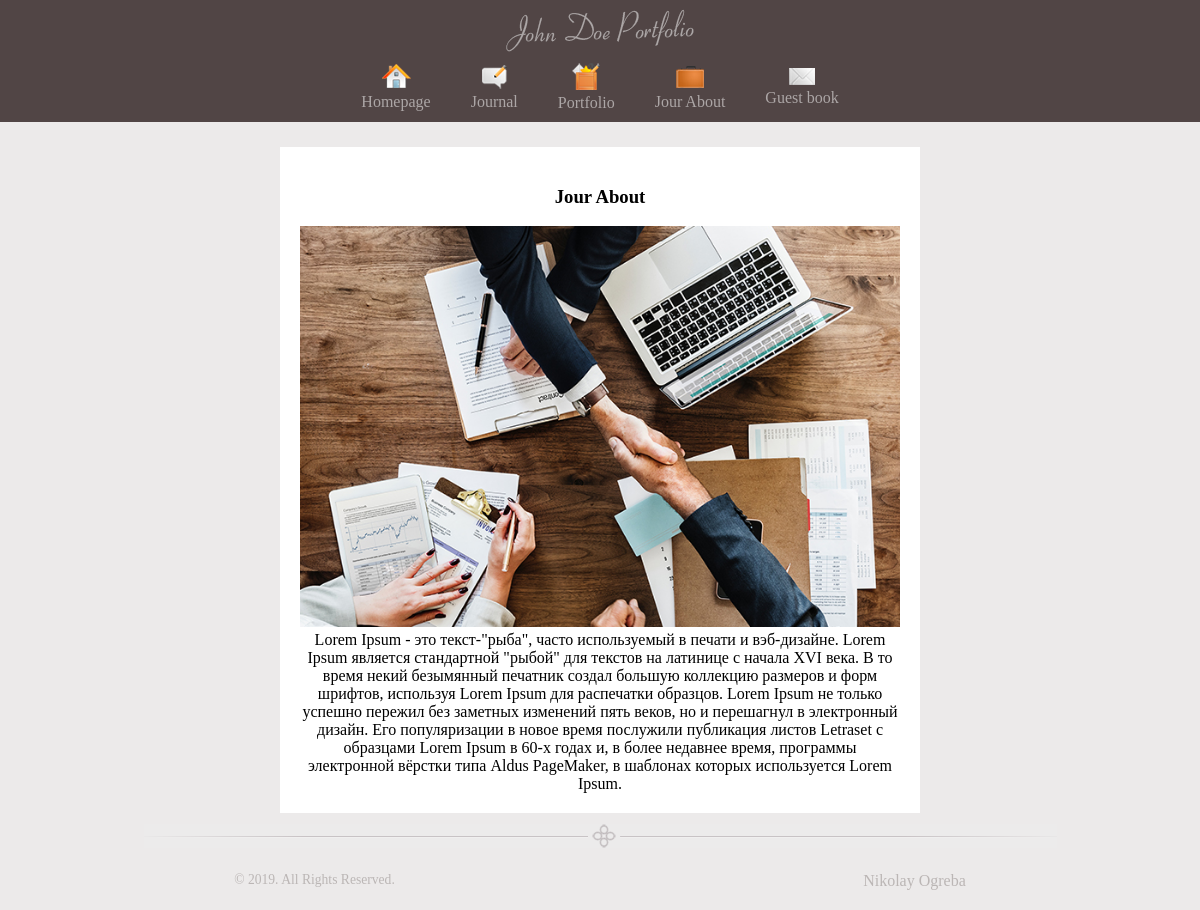
The page /?view=page&page_id=4 on the database its author committed.
### tables this page shows
CREATE TABLE IF NOT EXISTS `pages` (
  `id` tinyint(3) unsigned NOT NULL,
  `metaKey` varchar(255) NOT NULL,
  `metaDes` varchar(255) NOT NULL,
  `iconImg` varchar(255) NOT NULL DEFAULT 'notImg.png',
  `imgPage` varchar(255) NOT NULL DEFAULT 'no img',
  `titleSite` varchar(255) NOT NULL,
  `textSite` text NOT NULL,
  `namePage` varchar(255) NOT NULL DEFAULT 'no name'
);

### controller/controller.php (called while the page is built, shortened)
<?php
    $pages = get_full_pages();
    $view = empty($_GET['view']) ? 'guest_book' : $_GET['view'];
    switch($view) {
    	case('page'):
    		if(isset($_GET['page_id'])) {
    			$get_page_id = abs( (int)$_GET['page_id'] );
    			$page = get_page($get_page_id);
    		}
    	break;
    }
    require(TEMPLATE . 'index.php');

### index.php (called while the page is built, shortened)
<?php
	require(CONTROLLER);
?>

### model/model.php (called while the page is built, shortened)
<?php
	function get_full_pages()
	{
		$query = "SELECT `id`, `iconImg`, `titleSite`, `namePage` FROM `pages`";
		$res_select_pages = mysqli_query($GLOBALS['db'], $query) or die(mysqli_error($GLOBALS['db']));
		$get_array_pages = [];
		while($row = mysqli_fetch_assoc($res_select_pages)) {
			$get_array_pages[] = $row;
		}
		return $get_array_pages;
	}
	function get_page($get_page_id)
	{
		$query = "SELECT `metaKey`, `metaDes`, `iconImg`, `imgPage`, `titleSite`, `textSite` FROM `pages` WHERE `id` = $get_page_id";
		$res_select_page = mysqli_query($GLOBALS['db'], $query) or die(mysqli_error($GLOBALS['db']));
		$get_page = [];
		while($row = mysqli_fetch_assoc($res_select_page)) {
			$get_page = $row;
		}
		return $get_page;
	}

### views/viewGuestBook/page.php (the view)
<?php if(!empty($page)): ?>
	<h3><?=$page['titleSite']?></h3>
	<?php if(isset($page['imgPage']) && $page['imgPage'] != 'no img'): ?>
	<img src='<?=TEMPLATE?>images/<?=$page['imgPage']?>' alt='<?=$page['titleSite']?>' />
	<?php endif; ?>
	<?=$page['textSite']?>
<?php else: ?>
	<h3>Такой страницы нет на нашем сайте..</h3>
<?php endif; ?>

### views/viewGuestBook/blocks/header.php (shortened to what this page needs)
<!DOCTYPE HTML>
<html xmlns="http://www.w3.org/1999/xhtml">
<head>
    <link rel="stylesheet" href="<?=TEMPLATE?>styles/main.css" type="text/css" />
</head>
<body>
    <div id="container">
        <div id='header'>
            <img src="<?=TEMPLATE?>images/logo.png" alt = "Логотип сайта" />
            <nav>
                <?php foreach ($pages as $value): ?>
                    <?php if(isset($value['namePage']) && $value['namePage'] === 'no name'): ?>
                        <a href="?view=page&amp;page_id=<?=$value['id']?>">
                        <img src="<?=TEMPLATE?>images/<?=$value['iconImg']?>" alt="<?=$value['titleSite']?>" />
                            <br />
                        <span><?=$value['titleSite']?></span>
                    </a>
                    <?php else: ?>
                        <a href="?view=<?=$value['namePage']?>&amp;page_id=<?=$value['id']?>">
                        <img src="<?=TEMPLATE?>images/<?=$value['iconImg']?>" alt="<?=$value['titleSite']?>" />
                            <br />
                        <span><?=$value['titleSite']?></span>
                    </a>
                    <?php endif; ?>
                <?php endforeach; ?>
            </nav>
        </div>

### views/viewGuestBook/styles/main.css (style rules this page uses)
html { height: 100%; }
body { background-color: #ECEAEA; font-family: Tahoma; font-size: 12pt; margin: 0; padding: 0 0 1px 0; display: block; min-height: 100%; width: 100%; overflow-y: hidden; position: relative; overflow: auto; }
a img { border: none; }
nav { display: flex; align-items: center; justify-content: center; }
#container { text-align: center; margin: 0 auto; }
#container nav { padding: 0 0 10px; }
#container nav a { color: #ACA6A6; text-decoration: none; padding: 0 20px; }
#header { background-color: #514545; }
#content img { width: 100%; }

### rows shown on the page
pages: iconImg (picture), titleSite "Homepage"
pages: iconImg (picture), titleSite "Journal"
pages: iconImg (picture), titleSite "Portfolio"
pages: iconImg (picture), titleSite "Jour About", imgPage (picture), textSite "Lorem Ipsum - это текст-\"рыба\", часто используемый в печати и вэб-дизайне. Lorem Ipsum является стандартной \"рыбой\" для текстов на латинице с начала XVI века. В то время некий безымянный печатник создал большую коллекцию размеров и форм шрифтов, используя Lorem Ipsum для распечатки образцов. Lorem Ipsum не только успешно пережил без заметных изменений пять веков, но и перешагнул в электронный дизайн. Его популяризации в новое время послужили публикация листов Letraset с образцами Lorem Ipsum в 60-х годах и, в более недавнее время, программы электронной вёрстки типа Aldus PageMaker, в шаблонах которых используется Lorem Ipsum."
pages: iconImg (picture), titleSite "Guest book"
